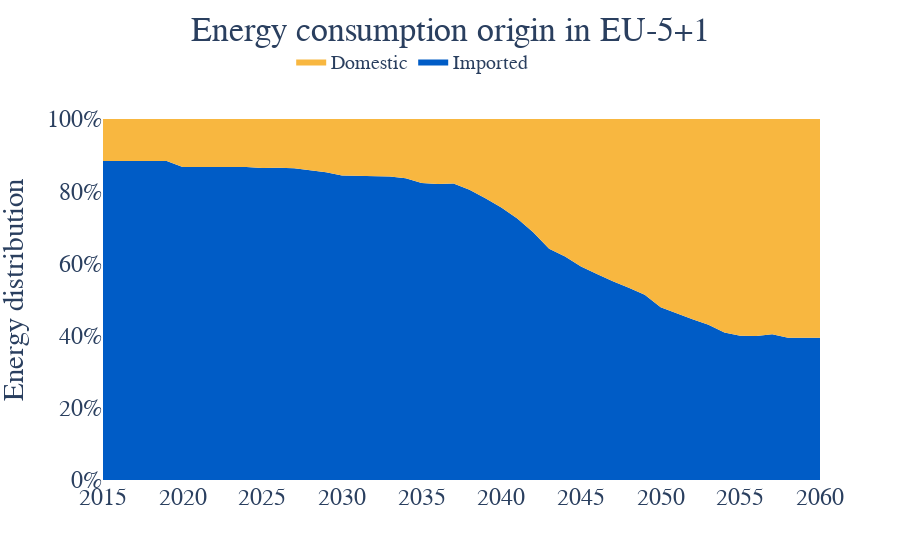

Notebook code for this chart:
### Code cell
gas_techs=["Biogas_Digester"]


tech_name={"Electrolyser":"Electrolyser","SMR":"SMR","SMR_noWGR":"SMR","SMR_eboiler_noWGR":"SMR",
                       "eSMR":"SMR","eSMR_noWGR":"SMR","eSMR_eboiler_noWGR":"SMR",
                "Gasification":"Gasification","Gasification_noWGR":"Gasification","Pyrolysis":"Pyrolysis",
           "Naphta_cracking":"Naphta cracking","Naphta_cracking_electrified":"Naphta cracking"}
tech_name_list={"Biogas":["Biogas_Digester"]}
gas_techs_name_colors={"Biogas":"yellowgreen",}


fig =go.Figure()
df_merged=pd.DataFrame(columns=["Year","Flow","Type"])
#Biogas and other imports
tech_usage=tech_usage_flow[(tech_usage_flow.Resource.isin(["Gas"]))]

energy_input=resource_imports[(resource_imports.Resource.isin(primary_resource_conversion.keys()))]
energy_input=energy_input.drop(["Sector","Country"],axis=1).groupby(by=["Resource","Year"]).sum().reset_index()

gas_tech_usage=tech_usage[tech_usage.Technology.isin(gas_techs)]
biogas=gas_tech_usage[["Year","Flow"]].groupby("Year").sum().reset_index()
biogas["Type"]="Domestic"
biogas["Flow"]=biogas["Flow"]*1e-6
#     print(df_merged)
df_merged=pd.concat([df_merged,biogas],ignore_index=True)
#     print(df_merged)
h2meohimports=energy_input[energy_input.Resource.isin(["Hydrogen","MeOH"])][["Year","Flow"]].groupby("Year").sum().reset_index()
h2meohimports["Type"]="Imported"
#     print(h2meohimports)
df_merged=pd.concat([df_merged,h2meohimports],ignore_index=True)
#     print(df_merged)

natgas=energy_input[energy_input.Resource.isin(["Gas"])][["Year","Flow"]].groupby("Year").sum().reset_index()
natgas["Type"]="Imported"
df_merged=pd.concat([df_merged,natgas],ignore_index=True)

##Consumption

energy_input=resource_inflow[(resource_inflow.Resource.isin(primary_resource_conversion.keys()))]
energy_input=energy_input.drop(["Sector","Country"],axis=1).groupby(by=["Resource","Year"]).sum().reset_index()

lowc=energy_input[energy_input.Resource.isin(["Electricity","Biomass","Waste"])][["Year","Flow"]].groupby("Year").sum().reset_index()
lowc["Type"]="Domestic"
df_merged=pd.concat([df_merged,lowc],ignore_index=True)

highc=energy_input[energy_input.Resource.isin(["Coal","Oil"])][["Year","Flow"]].groupby("Year").sum().reset_index()
highc["Type"]="Imported"
df_merged=pd.concat([df_merged,highc],ignore_index=True)
#     print(df_merged)
df_merged=df_merged.groupby(["Year","Type"]).sum().reset_index()
#     print(df_merged)
colors={"Imported":"#005cc6","Domestic":"#f8b740"}
for t in list(colors.keys()):
    fig.add_trace(go.Scatter(x=df_merged[df_merged.Type==t].Year,y=df_merged[df_merged.Type==t].Flow,name=t,
                         line=dict(width=0,color=colors[t]),
                             fillcolor=colors[t],mode='lines',stackgroup='one'))
        
fig.update_layout(title='Energy consumption origin in EU-5+1',  title_x=0.5,title_y=0.97,
                   yaxis_title='Energy distribution')
fig.update_layout(
    font=dict(
        family="Times New Roman",size=24)
    )
fig.update_annotations(font_size=20)
fig.update_layout(legend=dict(
    orientation="h",
    yanchor="bottom",
    y=1.05,
    xanchor="right",
    x=0.6,font = dict(size=20)
))
# fig.update_yaxes(range=[0,5.5])
# fig.add_annotation(dict(font=dict(color="black",size=28),
#                                         x=-0.05,
#                                         y=1.15,
#                                         showarrow=False,
#                                         text="(e)",
#                                         textangle=0,
#                                         xanchor='left',
#                                         xref="paper",
#                                         yref="paper"))
fig.update_layout( paper_bgcolor="rgba(0,0,0,0)", plot_bgcolor="rgba(0,0,0,0)")
fig.update_traces(groupnorm="percent")
fig.update_layout(yaxis=dict(ticksuffix="%"),yaxis2=dict(ticksuffix="%"),yaxis3=dict(ticksuffix="%")
                 )
fig.show()

### Figure 1 — Plotly figure (JSON) as saved in the notebook; plotly's stock layout.template omitted (floating-point values rounded to 4 significant figures)
{"data": [{"fillcolor": "#005cc6", "groupnorm": "percent", "line": {"color": "#005cc6", "width": 0}, "mode": "lines", "name": "Imported", "stackgroup": "one", "type": "scatter", "x": [2015, 2016, 2017, 2018, 2019, 2020, 2021, 2022, 2023, 2024, 2025, 2026, 2027, 2028, 2029, 2030, 2031, 2032, 2033, 2034, 2035, 2036, 2037, 2038, 2039, 2040, 2041, 2042, 2043, 2044, 2045, 2046, 2047, 2048, 2049, 2050, 2051, 2052, 2053, 2054, 2055, 2056, 2057, 2058, 2059, 2060], "y": [1001.0, 1001.0, 1000.0, 999.5, 998.6, 979.9, 979.7, 979.5, 979.0, 978.5, 971.2, 971.2, 965.5, 958.5, 952.6, 937.9, 945.4, 950.7, 953.5, 953.5, 942.1, 945.5, 944.5, 931.8, 913.8, 891.4, 867.9, 836.4, 792.2, 772.5, 743.5, 720.0, 696.9, 676.6, 651.5, 600.8, 574.9, 551.8, 529.0, 495.4, 484.4, 483.5, 488.5, 478.5, 478.5, 478.5]}, {"fillcolor": "#f8b740", "groupnorm": "percent", "line": {"color": "#f8b740", "width": 0}, "mode": "lines", "name": "Domestic", "stackgroup": "one", "type": "scatter", "x": [2015, 2016, 2017, 2018, 2019, 2020, 2021, 2022, 2023, 2024, 2025, 2026, 2027, 2028, 2029, 2030, 2031, 2032, 2033, 2034, 2035, 2036, 2037, 2038, 2039, 2040, 2041, 2042, 2043, 2044, 2045, 2046, 2047, 2048, 2049, 2050, 2051, 2052, 2053, 2054, 2055, 2056, 2057, 2058, 2059, 2060], "y": [131.7, 131.6, 131.5, 131.4, 131.3, 150.5, 150.3, 150.2, 150.1, 149.9, 152.2, 151.5, 152.9, 159.5, 164.9, 173.9, 175.7, 178.0, 180.5, 187.2, 202.7, 207.2, 205.2, 227.5, 256.7, 289.7, 330.8, 381.8, 444.8, 474.9, 513.7, 541.8, 569.7, 593.3, 618.6, 655.2, 672.4, 686.5, 700.3, 717.4, 727.6, 728.9, 722.1, 736.2, 736.2, 736.2]}], "layout": {"font": {"family": "Times New Roman", "size": 24}, "legend": {"font": {"size": 20}, "orientation": "h", "x": 0.6, "xanchor": "right", "y": 1.05, "yanchor": "bottom"}, "paper_bgcolor": "rgba(0,0,0,0)", "plot_bgcolor": "rgba(0,0,0,0)", "title": {"text": "Energy consumption origin in EU-5+1", "x": 0.5, "y": 0.97}, "yaxis": {"ticksuffix": "%", "title": {"text": "Energy distribution"}}, "yaxis2": {"ticksuffix": "%"}, "yaxis3": {"ticksuffix": "%"}}}
